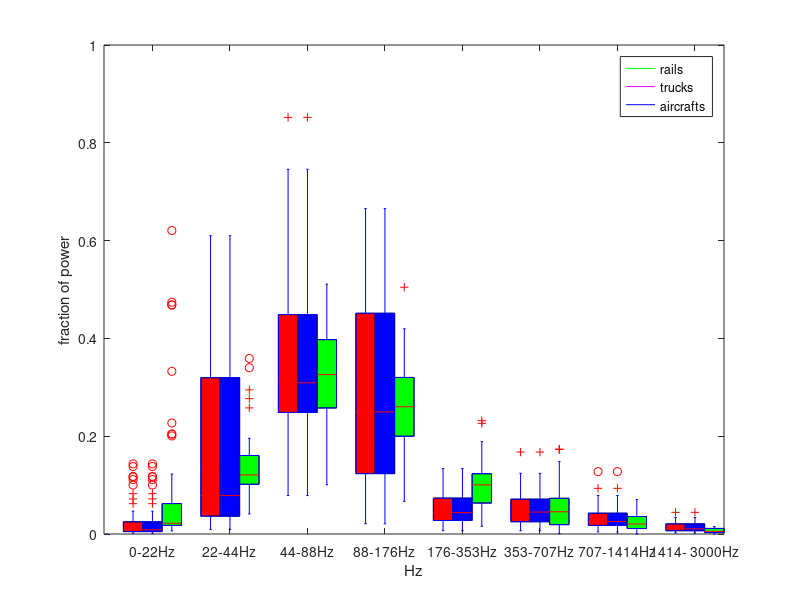

Recreate this plot in MATLAB. (Note: this script raises an error after producing the figure.)
%% 5: boxplot of fraction of power side by side 

load seven_octave_freq_band.mat
frt = answer{1};
scd = answer{2};
trd = answer{3};
frh = answer{4};
fvh = answer{5};
six = answer{6};
sev = answer{7};
% xt is the x axis, default setting is as the following:
% xt = {'0-22Hz','22-44Hz','44-88Hz','88-176Hz','176-353Hz','353-707Hz','707-1414Hz','1414-3000Hz'} ; 
xt = {['0-' frt 'Hz'],[frt '-' scd 'Hz'],[scd '-' trd 'Hz'],[trd '-' frh 'Hz'],[frh '-' fvh 'Hz'],[fvh '-' six 'Hz'],[six '-' sev 'Hz'],[sev '- 3000Hz']} ; 
        

load fractionofpower_rail_wo_horn.mat
rail_fracpower = fractionofpower;
% 
% load fractionofpower_rail_and_horn.mat
% horn_fracpower = fractionofpower;
% 
% load fractionofpower_mbta.mat
% mbta_fracpower = fractionofpower;

load fractionofpower_truck.mat
truc_fracpower = fractionofpower;


load fractionofpower_aircrafts.mat
airc_fracpower = fractionofpower;

% boxplot(fractionofpower)



size1 = size(rail_fracpower);

Xpos = [15 55 95 135 175 215 255 295];
group = [repmat(Xpos(1), size1(1), 1); ...
         repmat(Xpos(2), size1(1), 1); ...
         repmat(Xpos(3), size1(1), 1); ...
         repmat(Xpos(4), size1(1), 1); ...
         repmat(Xpos(5), size1(1), 1); ...
         repmat(Xpos(6), size1(1), 1); ...
         repmat(Xpos(7), size1(1), 1); ...
         repmat(Xpos(8), size1(1), 1)];
figure
rail_fracpower1 = rail_fracpower(:);
x1 = boxplot(rail_fracpower1,group,'positions', Xpos,'colors','r','Widths',5,'BoxStyle','filled');
xx = 0:0.0000000001:0.0000000001;
hold on
h1 = plot(xx,'g');
h2 = plot(xx,'m');
h3 = plot(xx,'b');


size1 = size(truc_fracpower);
Xpos1 = Xpos+10;
group1 = [repmat(Xpos1(1), size1(1), 1); ...
         repmat(Xpos1(2), size1(1), 1); ...
         repmat(Xpos1(3), size1(1), 1); ...
         repmat(Xpos1(4), size1(1), 1); ...
         repmat(Xpos1(5), size1(1), 1); ...
         repmat(Xpos1(6), size1(1), 1); ...
         repmat(Xpos1(7), size1(1), 1); ...
         repmat(Xpos1(8), size1(1), 1)];
truc_fracpower1 = truc_fracpower(:);
x2 = boxplot(truc_fracpower1,group1,'positions', Xpos1,'colors','b','Widths',5,'BoxStyle','filled');

size1 = size(airc_fracpower);
Xpos2 = Xpos1+10;
group2 = [repmat(Xpos2(1), size1(1), 1); ...
         repmat(Xpos2(2), size1(1), 1); ...
         repmat(Xpos2(3), size1(1), 1); ...
         repmat(Xpos2(4), size1(1), 1); ...
         repmat(Xpos2(5), size1(1), 1); ...
         repmat(Xpos2(6), size1(1), 1); ...
         repmat(Xpos2(7), size1(1), 1); ...
         repmat(Xpos2(8), size1(1), 1)];
airc_fracpower1 = airc_fracpower(:);
x3 = boxplot(airc_fracpower1,group2,'positions', Xpos2,'colors','g','Widths',5,'BoxStyle','filled');

% h5 = plot(xx,'r');
% h4 = plot(xx,'k');

% size1 = size(horn_fracpower);
% 
% Xpos = Xpos+5;
% group = [repmat(Xpos(1), size1(1), 1); ...
%          repmat(Xpos(2), size1(1), 1); ...
%          repmat(Xpos(3), size1(1), 1); ...
%          repmat(Xpos(4), size1(1), 1); ...
%          repmat(Xpos(5), size1(1), 1); ...
%          repmat(Xpos(6), size1(1), 1); ...
%          repmat(Xpos(7), size1(1), 1); ...
%          repmat(Xpos(8), size1(1), 1)];
% 
% horn_fracpower = horn_fracpower(:);
% boxplot(horn_fracpower,group,'positions', Xpos,'colors','m','Widths',3);
% 
% size1 = size(mbta_fracpower);
% 
% Xpos = Xpos+5;
% group = [repmat(Xpos(1), size1(1), 1); ...
%          repmat(Xpos(2), size1(1), 1); ...
%          repmat(Xpos(3), size1(1), 1); ...
%          repmat(Xpos(4), size1(1), 1); ...
%          repmat(Xpos(5), size1(1), 1); ...
%          repmat(Xpos(6), size1(1), 1); ...
%          repmat(Xpos(7), size1(1), 1); ...
%          repmat(Xpos(8), size1(1), 1)];
% mbta_fracpower = mbta_fracpower(:);
% boxplot(mbta_fracpower,group,'positions', Xpos,'colors','b','Widths',3);

hold off
% fill(Xpos,x1,'c');


ylim([0 1])
xlim([0 320])
% hline = refline([100 0]);
% line([40 40], [0 1],'LineStyle',':')
% line([80 80], [0 1],'LineStyle',':')
% line([120 120], [0 1],'LineStyle',':')
% line([160 160], [0 1],'LineStyle',':')
% line([200 200], [0 1],'LineStyle',':')
% line([240 240], [0 1],'LineStyle',':')
% line([280 280], [0 1],'LineStyle',':')
% line([320 320], [0 1],'LineStyle',':')
xlabel('Hz')
ylabel('fraction of power')
set(gca,'xtick',25:40:350); 
set(gca,'xticklabel',xt);
legend([h1, h2, h3],'rails','trucks','aircrafts');
% % % legend([h1, h2, h3, h4, h5],'rail w/o horns','rail w/ horns','buses','trucks','aircrafts');
boldify
title('fraction of power by categories')